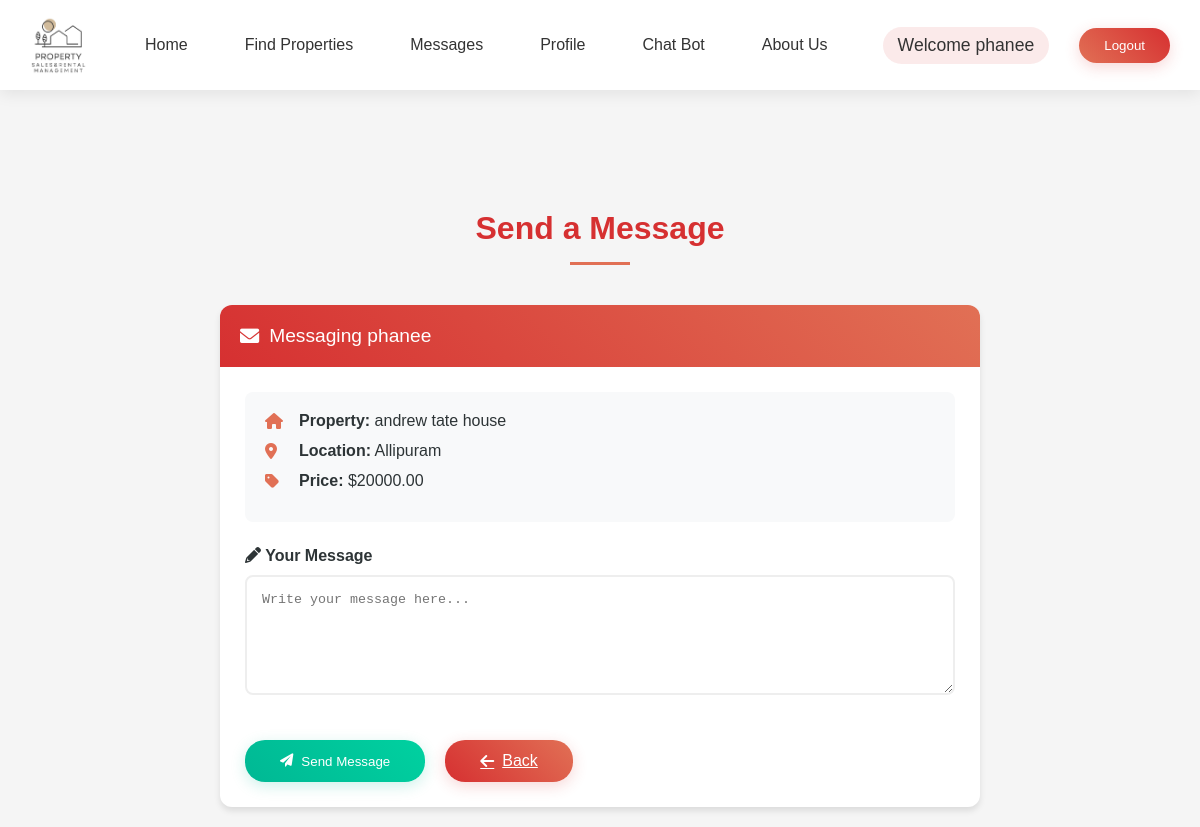
Screenshot of /property/5/send_message/ (signed in) with the database file from the repository.
### ownerapp/models.py (models this page shows, shortened)
class Property(models.Model):
    PROPERTY_TYPE_CHOICES = [
        ('Rent', 'Rent'),
        ('Sale', 'Sale'),
    ]
    OCCUPANCY_CHOICES = [
        ('Available', 'Available'),
        ('Not Available', 'Not Available'),
    ]
    PARKING = [
        ('Available', 'Available'),
        ('Not Available', 'Not Available'),
    ]
    title = models.CharField(max_length=200)
    image = models.ImageField(upload_to='property_images/')
    image_2 = models.ImageField(upload_to='property_images/', blank=True, null=True)
    image_3 = models.ImageField(upload_to='property_images/', blank=True, null=True)
    overview = models.TextField(max_length=100)
    location = models.CharField(max_length=200)
    location_url = models.URLField(max_length=500, blank=True, null=True, help_text="OpenStreetMap URL for the property location")
    address = models.TextField(max_length=300, blank=True, null=True)
    property_type = models.CharField(max_length=10, choices=PROPERTY_TYPE_CHOICES, default='Rent')
    price = models.DecimalField(max_digits=10, decimal_places=2)
    description = models.TextField()
    size = models.PositiveIntegerField()
    bedrooms = models.PositiveIntegerField()
    bathrooms = models.PositiveIntegerField()
    parking = models.CharField(max_length=20,choices=PARKING,default='Available')
    year_built = models.PositiveIntegerField()
    flooring_type = models.CharField(max_length=100)
    owner_name = models.CharField(max_length=100, default='Owner Name')
    email = models.EmailField()
    phone = models.CharField(max_length=15)
    occupancy_status = models.CharField(max_length=20,choices=OCCUPANCY_CHOICES,default='Available')
    owner = models.ForeignKey(User, on_delete=models.CASCADE, related_name='properties', default=1)

### tenentapp/views.py (the view)
# urls.py: path('property/<int:property_id>/send_message/', views.send_message, name='send_message'),
@login_required
def send_message(request, property_id):
    property = get_object_or_404(Property, id=property_id)
    if request.method == 'POST':
        form = MessageForm(request.POST)
        if form.is_valid():
            message = form.save(commit=False)
            message.tenant = request.user  # Set the tenant as the logged-in user
            message.owner = property.owner  # Set the owner of the property
            message.property = property  # Set the related property
            message.save()  # Save the message to the database
            return redirect('tenentapp:property_detail', pk=property.id)  # Ensure you have this URL pattern
    else:
        form = MessageForm()
    return render(request, 'tenentapp/send_message.html', {'form': form, 'property': property})

### ownerapp/forms.py
class MessageForm(forms.ModelForm):
    class Meta:
        model = Message
        fields = ['content']
        widgets = {
            'content': forms.Textarea(attrs={
                'class': 'form-control',
                'placeholder': 'Write your message here...',
                'rows': 4,
            }),
        }

### templates/tenentApp/send_message.html (shortened to what this page needs)
{% load static %}
<html lang="en">
<head>
    <link rel="stylesheet" href="https://cdnjs.cloudflare.com/ajax/libs/font-awesome/6.0.0/css/all.min.css">
    <link rel="stylesheet" href="{% static 'css/adminApp/homepage.css' %}">
</head>
<body>
    {% include 'Navbar/tenentNavBar.html' %}
    <div class="message-container">
        <h1 class="message-header">Send a Message</h1>
        <div class="message-card">
            <div class="card-top">
                <i class="fas fa-envelope"></i>
                Messaging {{ property.owner.username }}
            </div>
            <div class="card-content">
                <div class="property-details">
                    <div class="property-item">
                        <i class="fas fa-home"></i>
                        <span><strong>Property:</strong> {{ property.title }}</span>
                    </div>
                    <div class="property-item">
                        <i class="fas fa-map-marker-alt"></i>
                        <span><strong>Location:</strong> {{ property.location }}</span>
                    </div>
                    <div class="property-item">
                        <i class="fas fa-tag"></i>
                        <span><strong>Price:</strong> ${{ property.price }}</span>
                    </div>
                </div>
                <form method="post" class="message-form">
                    <label class="form-label">
                        <i class="fas fa-pencil-alt"></i> Your Message
                    </label>
                    {{ form.content }}
                    <div class="btn-group">
                        <button type="submit" class="send-btn">
                            <i class="fas fa-paper-plane"></i>
                            Send Message
                        </button>
                        <a href="{% url 'tenentapp:property_detail' property.id %}" class="back-btn">
                            <i class="fas fa-arrow-left"></i>
                            Back
                        </a>
                    </div>
                </form>
            </div>
        </div>
    </div>
</body>
</html>

### templates/Navbar/tenentNavBar.html (shortened to what this page needs)
{% load static %}
<header>
    <div class="logo">
        <a href="{% url 'tenentapp:tenenthomepage' %}">
            <img src="{% static 'images/logo.png' %}" alt="PS6 Logo">
        </a>
    </div>
    <nav>
        <ul>
            <li><a href="{% url 'tenentapp:tenenthomepage' %}">Home</a></li>
            <li><a href="{% url 'tenentapp:property_list' %}">Find Properties</a></li>
            <li><a href="{% url 'tenentapp:tenant_messages' %}">Messages</a></li>
            <li><a href="{% url 'tenentapp:tenent_profile' %}">Profile</a></li>
            <li><a href="{% url 'tenentapp:chatbot_view' %}">Chat Bot</a></li>
            <li><a href="{% url 'tenentapp:about_us' %}">About Us</a></li>
        </ul>
    </nav>
    <div class="right-container">
        <div class="auth-buttons">
            {% if user.is_authenticated %}
                <span class="welcome-message">Welcome {{ user.username }}</span>
                <form action="{% url 'adminapp:logout_view' %}" method="POST" style="display:inline;">
                    <button type="submit" class="logout-btn">Logout</button>
                </form>
            {% endif %}
        </div>
    </div>
</header>

### static/css/adminApp/homepage.css (style rules this page uses)
* { margin: 0; padding: 0; box-sizing: border-box; }
body { font-family: 'Poppins', sans-serif; margin: 0; padding: 0; background-color: #f5f5f5; color: #333; }
header { background-color: #ffffff; color: #333; padding: 15px 30px; display: flex; justify-content: space-between; align-items: center; box-shadow: 0 4px 15px rgba(0, 0, 0, 0.08); position: relative; z-index: 1000; }
.logo img { max-width: 150px; max-height: 60px; transition: transform 0.3s ease; }
nav ul { list-style: none; margin: 0; padding: 0; display: flex; gap: 25px; }
nav ul li a { color: #333; text-decoration: none; font-size: 1rem; font-weight: 500; padding: 8px 16px; border-radius: 20px; transition: all 0.3s ease; position: relative; }
nav ul li a::after { content: ''; position: absolute; bottom: 0; left: 50%; width: 0; height: 2px; transition: all 0.3s ease; transform: translateX(-50%); }
.right-container { display: flex; align-items: center; gap: 25px; }
.auth-buttons { display: flex; align-items: center; gap: 15px; }
.welcome-message { margin-right: 15px; font-size: 1.1rem; font-weight: 500; color: #333; padding: 8px 15px; background-color: rgba(214, 48, 49, 0.1); border-radius: 20px; }
.logout-btn { background: linear-gradient(45deg, #e17055, #d63031); color: white; padding: 10px 25px; border: none; border-radius: 25px; cursor: pointer; font-weight: 500; transition: all 0.3s; box-shadow: 0 4px 15px rgba(214, 48, 49, 0.2); }

### templates/tenentApp/send_message.html (style rules this page uses)
.message-container { margin-top: 100px; padding: 20px; max-width: 800px; margin-left: auto; margin-right: auto; }
.message-header { text-align: center; margin-bottom: 40px; color: #d63031; position: relative; }
.message-header:after { content: ''; display: block; width: 60px; height: 3px; background: #e17055; margin: 15px auto; }
.message-card { background: #fff; border-radius: 12px; overflow: hidden; box-shadow: 0 4px 6px rgba(0, 0, 0, 0.1); animation: slideIn 0.5s ease-out; }
.card-top { background: linear-gradient(45deg, #d63031, #e17055); color: white; padding: 20px; font-size: 1.2rem; display: flex; align-items: center; }
.card-top i { margin-right: 10px; }
.card-content { padding: 25px; }
.property-details { background: #f8f9fa; padding: 20px; border-radius: 8px; margin-bottom: 25px; }
.property-item { display: flex; align-items: center; margin-bottom: 12px; color: #2d3436; }
.property-item i { width: 24px; color: #e17055; margin-right: 10px; }
.message-form { margin-top: 20px; }
.form-label { color: #2d3436; font-weight: 600; margin-bottom: 10px; display: block; }
.message-textarea { width: 100%; padding: 15px; border: 2px solid #eee; border-radius: 8px; margin-bottom: 20px; resize: vertical; min-height: 120px; transition: all 0.3s ease; }
.btn-group { display: flex; gap: 20px; margin-top: 25px; }
.send-btn, .back-btn { position: relative; padding: 12px 35px; border: none; border-radius: 20px; color: white; font-weight: 500; cursor: pointer; display: flex; align-items: center; justify-content: center; overflow: hidden; transition: all 0.3s cubic-bezier(0.68, -0.55, 0.265, 1.55); }
.send-btn::before, .back-btn::before { content: ''; position: absolute; top: 0; left: 0; right: 0; bottom: 0; border-radius: 30% 70% 70% 30% / 30% 30% 70% 70%; z-index: -1; transition: all 0.6s ease; }
.send-btn { background: linear-gradient(45deg, #00b894, #00d1a0); box-shadow: 0 4px 15px rgba(0, 184, 148, 0.2); }
.send-btn::before { background: linear-gradient(45deg, #00d1a0, #00b894); opacity: 0; }
.back-btn { background: linear-gradient(45deg, #d63031, #e17055); box-shadow: 0 4px 15px rgba(214, 48, 49, 0.2); }
.back-btn::before { background: linear-gradient(45deg, #e17055, #d63031); opacity: 0; }
.send-btn i, .back-btn i { margin-right: 8px; transition: all 0.3s ease; }

### rows the page displays
Property: owner.username "phanee", title "andrew tate house", location "Allipuram", price "20000.00"

### other values shown
{{ user.username }} "phanee"
